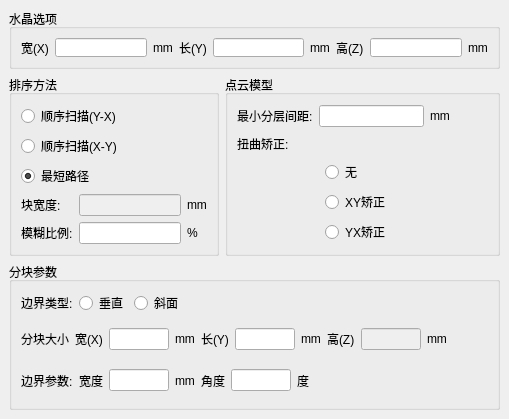
   <widget class="QWidget" name="w_para_sort">
    <property name="geometry">
     <rect>
      <x>0</x>
      <y>0</y>
      <width>509</width>
      <height>419</height>
     </rect>
    </property>
    <layout class="QVBoxLayout" name="verticalLayout_2">
     <property name="spacing">
      <number>6</number>
     </property>
     <property name="leftMargin">
      <number>9</number>
     </property>
     <property name="topMargin">
      <number>9</number>
     </property>
     <property name="rightMargin">
      <number>9</number>
     </property>
     <property name="bottomMargin">
      <number>9</number>
     </property>
     <item>
      <widget class="QGroupBox" name="gb_para_crystal">
       <property name="maximumSize">
        <size>
         <width>16777215</width>
         <height>60</height>
        </size>
       </property>
       <property name="styleSheet">
        <string notr="true"/>
       </property>
       <property name="title">
        <string>水晶选项</string>
       </property>
       <layout class="QHBoxLayout" name="horizontalLayout_26">
        <item>
         <widget class="QLabel" name="lb_para_c_w">
          <property name="text">
           <string>宽(X)</string>
          </property>
         </widget>
        </item>
        <item>
         <widget class="QLineEdit" name="le_cry_width"/>
        </item>
        <item>
         <widget class="QLabel" name="lb_para_c_w2">
          <property name="text">
           <string>mm</string>
          </property>
         </widget>
        </item>
        <item>
         <widget class="QLabel" name="lb_para_c_l">
          <property name="text">
           <string>长(Y)</string>
          </property>
         </widget>
        </item>
        <item>
         <widget class="QLineEdit" name="le_cry_len"/>
        </item>
        <item>
         <widget class="QLabel" name="lb_para_c_l2">
          <property name="text">
           <string>mm</string>
          </property>
         </widget>
        </item>
        <item>
         <widget class="QLabel" name="lb_para_c_h">
          <property name="text">
           <string>高(Z)</string>
          </property>
         </widget>
        </item>
        <item>
         <widget class="QLineEdit" name="le_cry_high"/>
        </item>
        <item>
         <widget class="QLabel" name="lb_para_c_h2">
          <property name="text">
           <string>mm</string>
          </property>
         </widget>
        </item>
       </layout>
      </widget>
     </item>
     <item>
      <layout class="QHBoxLayout" name="ly_para_s_m">
       <item>
        <widget class="QGroupBox" name="gb_para_s">
         <property name="title">
          <string>排序方法</string>
         </property>
         <layout class="QVBoxLayout" name="verticalLayout_25">
          <item>
           <layout class="QVBoxLayout" name="ly_para_s">
            <item>
             <widget class="QRadioButton" name="rbtn_sort_y2x">
              <property name="text">
               <string>顺序扫描(Y-X)</string>
              </property>
             </widget>
            </item>
            <item>
             <widget class="QRadioButton" name="rbtn_sort_x2y">
              <property name="text">
               <string>顺序扫描(X-Y)</string>
              </property>
             </widget>
            </item>
            <item>
             <widget class="QRadioButton" name="rbtn_sort_min">
              <property name="text">
               <string>最短路径</string>
              </property>
              <property name="checked">
               <bool>true</bool>
              </property>
             </widget>
            </item>
           </layout>
          </item>
          <item>
           <layout class="QGridLayout" name="ly_para_s_2">
            <item row="0" column="0">
             <widget class="QLabel" name="lb_para_w">
              <property name="text">
               <string>块宽度:</string>
              </property>
             </widget>
            </item>
            <item row="0" column="1">
             <widget class="QLineEdit" name="le_para_width">
              <property name="enabled">
               <bool>false</bool>
              </property>
             </widget>
            </item>
            <item row="0" column="2">
             <widget class="QLabel" name="lb_para_w2">
              <property name="text">
               <string>mm</string>
              </property>
             </widget>
            </item>
            <item row="1" column="0">
             <widget class="QLabel" name="lb_para_r">
              <property name="text">
               <string>模糊比例:</string>
              </property>
             </widget>
            </item>
            <item row="1" column="1">
             <widget class="QLineEdit" name="le_para_ratio"/>
            </item>
            <item row="1" column="2">
             <widget class="QLabel" name="lb_para_r2">
              <property name="text">
               <string>%</string>
              </property>
             </widget>
            </item>
           </layout>
          </item>
         </layout>
        </widget>
       </item>
       <item>
        <widget class="QGroupBox" name="gb_para_m">
         <property name="title">
          <string>点云模型</string>
         </property>
         <layout class="QVBoxLayout" name="verticalLayout_26">
          <item>
           <layout class="QHBoxLayout" name="ly_min_layer">
            <item>
             <widget class="QLabel" name="lb_min_layer">
              <property name="text">
               <string>最小分层间距:</string>
              </property>
             </widget>
            </item>
            <item>
             <widget class="QLineEdit" name="le_min_layer"/>
            </item>
            <item>
             <widget class="QLabel" name="lb_min_layer2">
              <property name="text">
               <string>mm</string>
              </property>
             </widget>
            </item>
            <item>
             <spacer name="sp_m_1">
              <property name="orientation">
               <enum>Qt::Horizontal</enum>
              </property>
              <property name="sizeHint" stdset="0">
               <size>
                <width>40</width>
                <height>20</height>
               </size>
              </property>
             </spacer>
            </item>
           </layout>
          </item>
          <item>
           <layout class="QGridLayout" name="ly_para_m_correct">
            <item row="4" column="0">
             <spacer name="sp_m_correct1">
              <property name="orientation">
               <enum>Qt::Horizontal</enum>
              </property>
              <property name="sizeHint" stdset="0">
               <size>
                <width>40</width>
                <height>20</height>
               </size>
              </property>
             </spacer>
            </item>
            <item row="4" column="1">
             <widget class="QRadioButton" name="rbtn_correct_y2x">
              <property name="text">
               <string>YX矫正</string>
              </property>
             </widget>
            </item>
            <item row="3" column="1">
             <widget class="QRadioButton" name="rbtn_correct_x2y">
              <property name="text">
               <string>XY矫正</string>
              </property>
             </widget>
            </item>
            <item row="2" column="1">
             <widget class="QRadioButton" name="rbtn_correct_none">
              <property name="text">
               <string>无</string>
              </property>
             </widget>
            </item>
            <item row="2" column="0">
             <spacer name="sp_m_correct2">
              <property name="orientation">
               <enum>Qt::Horizontal</enum>
              </property>
              <property name="sizeHint" stdset="0">
               <size>
                <width>40</width>
                <height>20</height>
               </size>
              </property>
             </spacer>
            </item>
            <item row="3" column="0">
             <spacer name="sp_m_correct3">
              <property name="orientation">
               <enum>Qt::Horizontal</enum>
              </property>
              <property name="sizeHint" stdset="0">
               <size>
                <width>40</width>
                <height>20</height>
               </size>
              </property>
             </spacer>
            </item>
            <item row="1" column="0">
             <widget class="QLabel" name="lb_m_correct">
              <property name="text">
               <string>扭曲矫正:</string>
              </property>
             </widget>
            </item>
            <item row="1" column="1">
             <spacer name="sp_m_correct4">
              <property name="orientation">
               <enum>Qt::Horizontal</enum>
              </property>
              <property name="sizeHint" stdset="0">
               <size>
                <width>40</width>
                <height>20</height>
               </size>
              </property>
             </spacer>
            </item>
            <item row="1" column="2">
             <spacer name="sp_m_correct5">
              <property name="orientation">
               <enum>Qt::Horizontal</enum>
              </property>
              <property name="sizeHint" stdset="0">
               <size>
                <width>40</width>
                <height>20</height>
               </size>
              </property>
             </spacer>
            </item>
            <item row="2" column="2">
             <spacer name="sp_m_correct6">
              <property name="orientation">
               <enum>Qt::Horizontal</enum>
              </property>
              <property name="sizeHint" stdset="0">
               <size>
                <width>40</width>
                <height>20</height>
               </size>
              </property>
             </spacer>
            </item>
            <item row="4" column="2">
             <spacer name="sp_m_correct7">
              <property name="orientation">
               <enum>Qt::Horizontal</enum>
              </property>
              <property name="sizeHint" stdset="0">
               <size>
                <width>40</width>
                <height>20</height>
               </size>
              </property>
             </spacer>
            </item>
            <item row="3" column="2">
             <spacer name="sp_m_correct8">
              <property name="orientation">
               <enum>Qt::Horizontal</enum>
              </property>
              <property name="sizeHint" stdset="0">
               <size>
                <width>40</width>
                <height>20</height>
               </size>
              </property>
             </spacer>
            </item>
           </layout>
          </item>
         </layout>
        </widget>
       </item>
      </layout>
     </item>
     <item>
      <widget class="QGroupBox" name="gb_para_split">
       <property name="title">
        <string>分块参数</string>
       </property>
       <layout class="QVBoxLayout" name="verticalLayout_4">
        <item>
         <layout class="QHBoxLayout" name="ly_split_border">
          <item>
           <widget class="QLabel" name="lb_split_border">
            <property name="text">
             <string>边界类型:</string>
            </property>
           </widget>
          </item>
          <item>
           <widget class="QRadioButton" name="rbtn_split_vertical">
            <property name="text">
             <string>垂直</string>
            </property>
           </widget>
          </item>
          <item>
           <widget class="QRadioButton" name="rbtn_split_bevel">
            <property name="text">
             <string>斜面</string>
            </property>
           </widget>
          </item>
          <item>
           <spacer name="sp_split_1">
            <property name="orientation">
             <enum>Qt::Horizontal</enum>
            </property>
            <property name="sizeHint" stdset="0">
             <size>
              <width>40</width>
              <height>20</height>
             </size>
            </property>
           </spacer>
          </item>
         </layout>
        </item>
        <item>
         <layout class="QHBoxLayout" name="ly_split_size">
          <item>
           <widget class="QLabel" name="lb_split_size">
            <property name="text">
             <string>分块大小</string>
            </property>
           </widget>
          </item>
          <item>
           <widget class="QLabel" name="lb_split_size_X">
            <property name="text">
             <string>宽(X)</string>
            </property>
           </widget>
          </item>
          <item>
           <widget class="QLineEdit" name="le_split_size_X">
            <property name="maximumSize">
             <size>
              <width>60</width>
              <height>16777215</height>
             </size>
            </property>
           </widget>
          </item>
          <item>
           <widget class="QLabel" name="lb_split_size_X2">
            <property name="text">
             <string>mm</string>
            </property>
           </widget>
          </item>
          <item>
           <widget class="QLabel" name="lb_split_size_Y">
            <property name="text">
             <string>长(Y)</string>
            </property>
           </widget>
          </item>
          <item>
           <widget class="QLineEdit" name="le_split_size_Y">
            <property name="maximumSize">
             <size>
              <width>60</width>
              <height>16777215</height>
             </size>
            </property>
           </widget>
          </item>
          <item>
           <widget class="QLabel" name="lb_split_size_Y2">
            <property name="text">
             <string>mm</string>
            </property>
           </widget>
          </item>
          <item>
           <widget class="QLabel" name="lb_split_size_Z">
            <property name="text">
             <string>高(Z)</string>
            </property>
           </widget>
          </item>
          <item>
           <widget class="QLineEdit" name="le_split_size_Z">
            <property name="enabled">
             <bool>false</bool>
            </property>
            <property name="maximumSize">
             <size>
              <width>60</width>
              <height>16777215</height>
             </size>
            </property>
           </widget>
          </item>
          <item>
           <widget class="QLabel" name="lb_split_size_Z2">
            <property name="text">
             <string>mm</string>
            </property>
           </widget>
          </item>
          <item>
           <spacer name="sp_split_2">
            <property name="orientation">
             <enum>Qt::Horizontal</enum>
            </property>
            <property name="sizeHint" stdset="0">
             <size>
              <width>40</width>
              <height>20</height>
             </size>
            </property>
           </spacer>
          </item>
         </layout>
        </item>
        <item>
         <layout class="QHBoxLayout" name="ly_split_border_para">
          <item>
           <widget class="QLabel" name="lb_split_border_para">
            <property name="text">
             <string>边界参数:</string>
            </property>
           </widget>
          </item>
          <item>
           <widget class="QLabel" name="lb_border_w">
            <property name="text">
             <string>宽度</string>
            </property>
           </widget>
          </item>
          <item>
           <widget class="QLineEdit" name="le_border_width">
            <property name="sizePolicy">
             <sizepolicy hsizetype="Preferred" vsizetype="Fixed">
              <horstretch>0</horstretch>
              <verstretch>0</verstretch>
             </sizepolicy>
            </property>
            <property name="maximumSize">
             <size>
              <width>60</width>
              <height>16777215</height>
             </size>
            </property>
           </widget>
          </item>
          <item>
           <widget class="QLabel" name="lb_border_w2">
            <property name="text">
             <string>mm</string>
            </property>
           </widget>
          </item>
          <item>
           <widget class="QLabel" name="lb_border_a">
            <property name="text">
             <string>角度</string>
            </property>
           </widget>
          </item>
          <item>
           <widget class="QLineEdit" name="le_border_angle">
            <property name="sizePolicy">
             <sizepolicy hsizetype="Preferred" vsizetype="Fixed">
              <horstretch>0</horstretch>
              <verstretch>0</verstretch>
             </sizepolicy>
            </property>
            <property name="maximumSize">
             <size>
              <width>60</width>
              <height>16777215</height>
             </size>
            </property>
           </widget>
          </item>
          <item>
           <widget class="QLabel" name="lb_border_a2">
            <property name="text">
             <string>度</string>
            </property>
           </widget>
          </item>
          <item>
           <spacer name="sp_split_border1">
            <property name="orientation">
             <enum>Qt::Horizontal</enum>
            </property>
            <property name="sizeHint" stdset="0">
             <size>
              <width>40</width>
              <height>20</height>
             </size>
            </property>
           </spacer>
          </item>
         </layout>
        </item>
       </layout>
      </widget>
     </item>
    </layout>
   </widget>
